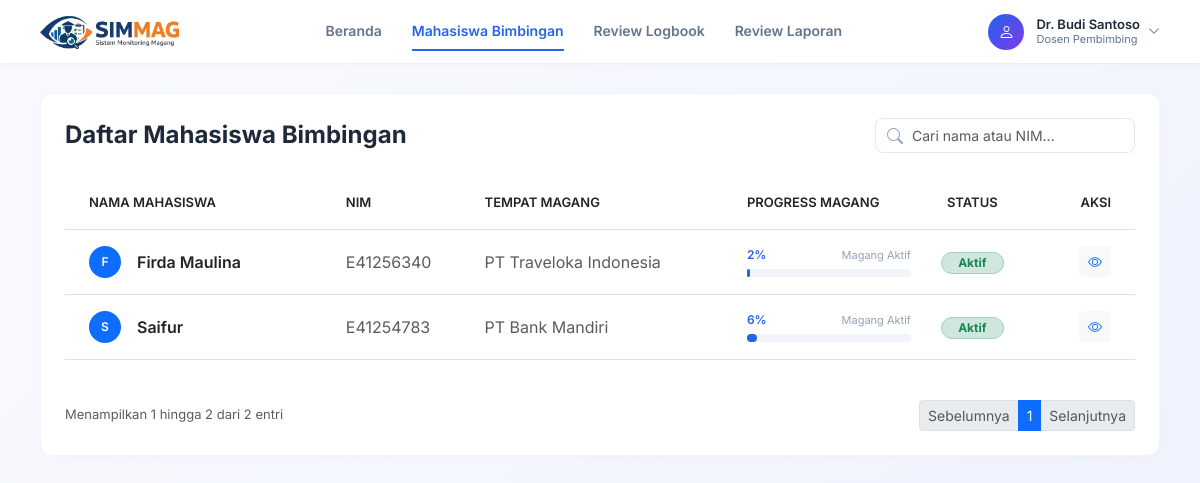
Page /dosen/mahasiswa_bimbingan.php (signed in) on the committed database.
### tables this page shows
CREATE TABLE `dosen` (
  `id_dosen` int(11) NOT NULL,
  `NIP` varchar(20) NOT NULL,
  `NIDN` varchar(20) NOT NULL,
  `nama` varchar(100) NOT NULL,
  `email` varchar(100) NOT NULL,
  `password` varchar(255) NOT NULL,
  `status` varchar(20) DEFAULT 'Aktif',
  `no_hp` varchar(20) DEFAULT NULL
);

CREATE TABLE `mahasiswa` (
  `id_mahasiswa` int(11) NOT NULL,
  `NIM` varchar(20) NOT NULL,
  `nama` varchar(100) NOT NULL,
  `email` varchar(100) NOT NULL,
  `prodi` varchar(100) NOT NULL,
  `password` varchar(255) NOT NULL,
  `no_hp` varchar(20) DEFAULT NULL
);

### config/paging.php (called while the page is built, shortened)
<?php
$page_active = $_GET['page'] ?? 1;
$limit = $limit ?? 5;
$offset = ($page_active - 1) * $limit;
?>

### dosen/mahasiswa_bimbingan.php (the view, shortened to what this page needs)
<?php
$user = $_SESSION['user'];
$db = new Database();
$conn = $db->getConnection();
$page = "mahasiswa_bimbingan";
$search = $_GET['search'] ?? '';
$stmtDosen = $conn->prepare("
    SELECT *
    FROM dosen
    WHERE id_dosen = ?
");
$stmtDosen->execute([$user['id']]);
$dosen = $stmtDosen->fetch(PDO::FETCH_ASSOC);
$nama_dosen = $dosen['nama'];
include '../config/paging.php';
$query = "
    SELECT
        m.*,
        pm.tempat_magang,
        pm.status_pendaftaran,
        pm.tanggal_mulai,
        pm.tanggal_selesai,
        MAX(lh.minggu_ke) AS minggu_terakhir
    FROM pendaftaran_magang pm
    JOIN mahasiswa m ON pm.id_mahasiswa = m.id_mahasiswa
    LEFT JOIN laporan_harian lh ON m.id_mahasiswa = lh.id_mahasiswa
    WHERE pm.id_dosen = ?
";
$params = [$user['id']];
$query .= "
    GROUP BY m.id_mahasiswa
    ORDER BY m.nama ASC
    LIMIT $limit
    OFFSET $offset
";
$stmtMahasiswa = $conn->prepare($query);
$stmtMahasiswa->execute($params);
$data_mahasiswa = $stmtMahasiswa->fetchAll(PDO::FETCH_ASSOC);
?>
<!DOCTYPE html>
<html lang="id">
<head>
    <link href="https://cdn.jsdelivr.net/npm/bootstrap@5.3.0/dist/css/bootstrap.min.css" rel="stylesheet">
    <link href="https://cdn.jsdelivr.net/npm/bootstrap-icons/font/bootstrap-icons.css" rel="stylesheet">
    <link rel="stylesheet" href="assets/css/dosen.css">
    <link rel="stylesheet" href="assets/css/mahasiswa_bimbingan.css">
</head>
<body>
    <div class="top-navbar">
        <div class="navbar-brand">
            <img src="../mahasiswa/assets/logo.png" alt="SIMMAG" style="height:35px;" onerror="this.src='https://ui-avatars.com/api/?name=S+M&background=2563eb&color=fff&rounded=true&font-size=0.5'">
        </div>
        <div class="nav-center">
            <a href="dashboard.php" class="<?= ($page == 'dashboard') ? 'active' : '' ?>">Beranda</a>
            <a href="mahasiswa_bimbingan.php" class="<?= ($page == 'mahasiswa_bimbingan') ? 'active' : '' ?>">Mahasiswa Bimbingan</a>
            <a href="review_logbook.php" class="<?= ($page == 'review_logbook') ? 'active' : '' ?>">Review Logbook</a>
            <a href="review_laporan.php" class="<?= ($page == 'review_laporan') ? 'active' : '' ?>">Review Laporan</a>
        </div>
        <div class="nav-right">
            <div class="profile-section">
                <div class="profile-wrapper">
                    <div class="profile-info" id="profileToggle" style="cursor:pointer;">
                        <div class="profile-avatar">
                            <i class="bi bi-person"></i>
                        </div>
                        <div class="profile-text">
                            <div class="name"><?= $nama_dosen ?></div>
                            <div class="role">Dosen Pembimbing</div>
                        </div>
                        <i class="bi bi-chevron-down ms-2 text-muted" style="font-size: 12px;"></i>
                    </div>
                </div>
            </div>
        </div>
    </div>
    <div class="main-container">
        <div class="table-card">
            <div class="d-flex justify-content-between align-items-center mb-4 flex-wrap gap-3">
                <h4 class="mb-0 fw-bold" style="color: #1e293b;">Daftar Mahasiswa Bimbingan</h4>
                <form method="GET" class="search-box">
                    <i class="bi bi-search"></i>
                    <input type="text" name="search" class="form-control" placeholder="Cari nama atau NIM..." value="<?= htmlspecialchars($search) ?>">
                </form>
            </div>
            <div class="table-responsive">
                <table class="table table-hover align-middle">
                    <thead style="background-color: #f8fafc; color: #64748b; font-size: 13px; text-transform: uppercase;">
                        <tr>
                            <th class="py-3 px-4 rounded-start" style="font-weight: 600;">Nama Mahasiswa</th>
                            <th class="py-3" style="font-weight: 600;">NIM</th>
                            <th class="py-3" style="font-weight: 600;">Tempat Magang</th>
                            <th class="py-3" style="font-weight: 600; width: 180px;">Progress Magang</th>
                            <th class="py-3 text-center" style="font-weight: 600;">Status</th>
                            <th class="py-3 px-4 rounded-end text-end" style="font-weight: 600;">Aksi</th>
                        </tr>
                    </thead>
                    <tbody>
                        <?php foreach ($data_mahasiswa as $mhs): ?>
                            <?php
                                $start = strtotime($mhs['tanggal_mulai']);
                                $end = strtotime($mhs['tanggal_selesai']);
                                $today = time();
                                $totalDuration = $end - $start;
                                $currentDuration = $today - $start;
                                $progress = ($totalDuration > 0)
                                    ? max(0, min(100, round(($currentDuration / $totalDuration) * 100)))
                                    : 0;
                                $status = ($progress >= 100) ? 'Selesai Magang' : 'Aktif';
                                $badgeClass = ($progress >= 100) ? 'primary' : 'success';
                                $inisial = strtoupper(substr($mhs['nama'], 0, 1));
                            ?>
                            <tr>
                                <td class="px-4 py-3">
                                    <div class="d-flex align-items-center">
                                        <div class="bg-primary text-white rounded-circle d-flex align-items-center justify-content-center me-3" style="width: 32px; height: 32px; font-size: 12px; font-weight: 600;">
                                            <?= $inisial ?>
                                        </div>
                                        <div class="fw-semibold text-dark">
                                            <?= $mhs['nama'] ?>
                                        </div>
                                    </div>
                                </td>
                                <td class="py-3 text-muted"><?= $mhs['NIM'] ?></td>
                                <td class="py-3 text-muted"><?= $mhs['tempat_magang'] ?? '-' ?></td>
                                <td class="py-3">
                                    <div class="d-flex justify-content-between align-items-center mb-1">
                                        <span style="font-size: 12px; font-weight: 600; color: #2563eb;"><?= $progress ?>%</span>
                                        <span style="font-size: 11px; color: #94a3b8;"><?= $progress >= 100 ? 'Selesai' : 'Magang Aktif' ?></span>
                                    </div>
                                    <div class="progress-bar-container">
                                        <div class="progress-bar-fill" style="width: <?= $progress ?>%;"></div>
                                    </div>
                                </td>
                                <td class="py-3 text-center">
                                    <span class="badge bg-<?= $badgeClass ?>-subtle text-<?= $badgeClass ?> border border-<?= $badgeClass ?>-subtle px-3 py-1 rounded-pill">
                                        <?= $status ?>
                                    </span>
                                </td>
                                <td class="px-4 py-3 text-end">
                                    <a href="detail_mahasiswa.php?id=<?= $mhs['id_mahasiswa'] ?>" class="btn btn-sm btn-light text-primary" title="Lihat Detail">
                                        <i class="bi bi-eye"></i>
                                    </a>
                                </td>
                            </tr>
                        <?php endforeach; ?>
                    </tbody>
                </table>
            </div>
        <?php include '../config/pagination.php'; ?>
        </div>
    </div>
</body>
</html>

### dosen/assets/css/dosen.css (style rules this page uses)
body { font-family: 'Inter', sans-serif; background: linear-gradient(135deg, #f8fafc 0%, #eef2ff 100%); color: #1e293b; min-height: 100vh; margin: 0; padding: 0; }
.top-navbar { background-color: #ffffff; padding: 12px 40px; display: flex; align-items: center; justify-content: space-between; box-shadow: 0 1px 3px rgba(0,0,0,0.05); }
.navbar-brand img { height: 35px; }
.nav-center { display: flex; gap: 30px; }
.nav-center a { color: #64748b; text-decoration: none; font-weight: 600; font-size: 14px; padding: 8px 0; border-bottom: 2px solid transparent; transition: all 0.2s; }
.nav-center a:hover, .nav-center a.active { color: #2563eb; border-bottom: 2px solid #2563eb; }
.nav-right { display: flex; align-items: center; gap: 20px; }
.profile-section { display: flex; align-items: center; }
.profile-info { display: flex; align-items: center; }
.profile-avatar { width: 36px; height: 36px; border-radius: 50%; background: linear-gradient(135deg, #2563eb, #7c3aed); color: white; display: flex; align-items: center; justify-content: center; font-size: 16px; margin-right: 12px; }
.profile-text { line-height: 1.2; }
.profile-text .name { font-weight: 600; font-size: 13px; color: #1e293b; }
.profile-text .role { font-size: 11px; color: #64748b; }
.profile-wrapper { position: relative; }
.main-container { padding: 30px 40px; max-width: 1400px; margin: 0 auto; }
.table-card { background: white; border-radius: 12px; padding: 24px; box-shadow: 0 2px 10px rgba(0,0,0,0.02); border: 1px solid #f1f5f9; }

### dosen/assets/css/mahasiswa_bimbingan.css (style rules this page uses)
.search-box { position: relative; max-width: 300px; }
.search-box .form-control { border-radius: 8px; padding-left: 36px; border: 1px solid #e2e8f0; font-size: 14px; }
.search-box i { position: absolute; left: 12px; top: 50%; transform: translateY(-50%); color: #94a3b8; }
.progress-bar-container { height: 8px; background-color: #f1f5f9; border-radius: 10px; width: 100%; margin-top: 5px; }
.progress-bar-fill { height: 100%; background-color: #2563eb; border-radius: 10px; }

### rows in the picture
dosen: nama "Dr. Budi Santoso"
mahasiswa: nama "F", nama "Firda Maulina", NIM "E41256340", tempat_magang "PT Traveloka Indonesia", progress "2", status "Aktif"
mahasiswa: nama "S", nama "Saifur", NIM "E41254783", tempat_magang "PT Bank Mandiri", progress "6", status "Aktif"

### other values in the picture
$start_data "1"
$end_data "2"
$total_data "2"
